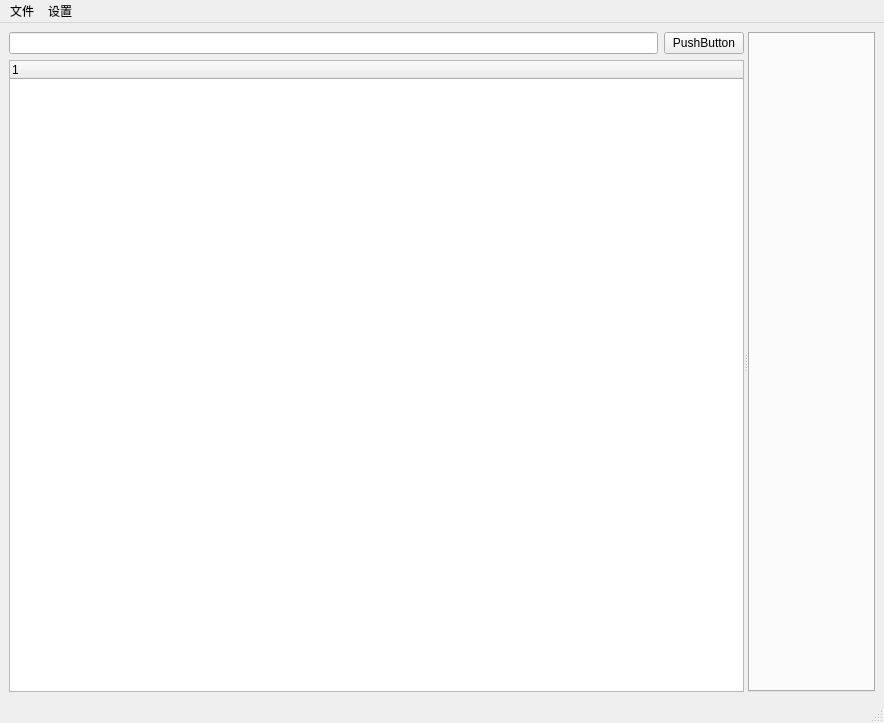
<?xml version="1.0" encoding="UTF-8"?>
<ui version="4.0">
 <class>MainWindow</class>
 <widget class="QMainWindow" name="MainWindow">
  <property name="geometry">
   <rect>
    <x>0</x>
    <y>0</y>
    <width>884</width>
    <height>723</height>
   </rect>
  </property>
  <property name="windowTitle">
   <string>ModEditor</string>
  </property>
  <widget class="QWidget" name="centralwidget">
   <layout class="QGridLayout" name="gridLayout">
    <item row="0" column="0">
     <widget class="QSplitter" name="splitter">
      <property name="orientation">
       <enum>Qt::Horizontal</enum>
      </property>
      <widget class="QWidget" name="layoutWidget">
       <layout class="QVBoxLayout" name="verticalLayout">
        <item>
         <layout class="QHBoxLayout" name="horizontalLayout_2">
          <item>
           <widget class="QLineEdit" name="lineEdit"/>
          </item>
          <item>
           <widget class="QPushButton" name="pushButton">
            <property name="text">
             <string>PushButton</string>
            </property>
           </widget>
          </item>
         </layout>
        </item>
        <item>
         <widget class="QTreeWidget" name="treeWidget">
          <property name="enabled">
           <bool>true</bool>
          </property>
          <column>
           <property name="text">
            <string notr="true">1</string>
           </property>
          </column>
         </widget>
        </item>
       </layout>
      </widget>
      <widget class="QTabWidget" name="tabWidget"/>
     </widget>
    </item>
   </layout>
  </widget>
  <widget class="QMenuBar" name="menubar">
   <property name="geometry">
    <rect>
     <x>0</x>
     <y>0</y>
     <width>884</width>
     <height>23</height>
    </rect>
   </property>
   <widget class="QMenu" name="menu">
    <property name="title">
     <string>文件</string>
    </property>
    <addaction name="action_newMod"/>
    <addaction name="action_loadMod"/>
    <addaction name="action_save"/>
   </widget>
   <widget class="QMenu" name="menu_2">
    <property name="title">
     <string>设置</string>
    </property>
    <addaction name="action_ResizeMode"/>
   </widget>
   <addaction name="menu"/>
   <addaction name="menu_2"/>
  </widget>
  <widget class="QStatusBar" name="statusbar"/>
  <action name="action_newMod">
   <property name="text">
    <string>新建Mod项目</string>
   </property>
  </action>
  <action name="action_loadMod">
   <property name="text">
    <string>导入Mod项目</string>
   </property>
  </action>
  <action name="action_save">
   <property name="text">
    <string>保存</string>
   </property>
  </action>
  <action name="action_ResizeMode">
   <property name="text">
    <string>关闭自动内容展开</string>
   </property>
  </action>
 </widget>
 <resources/>
 <connections/>
</ui>
